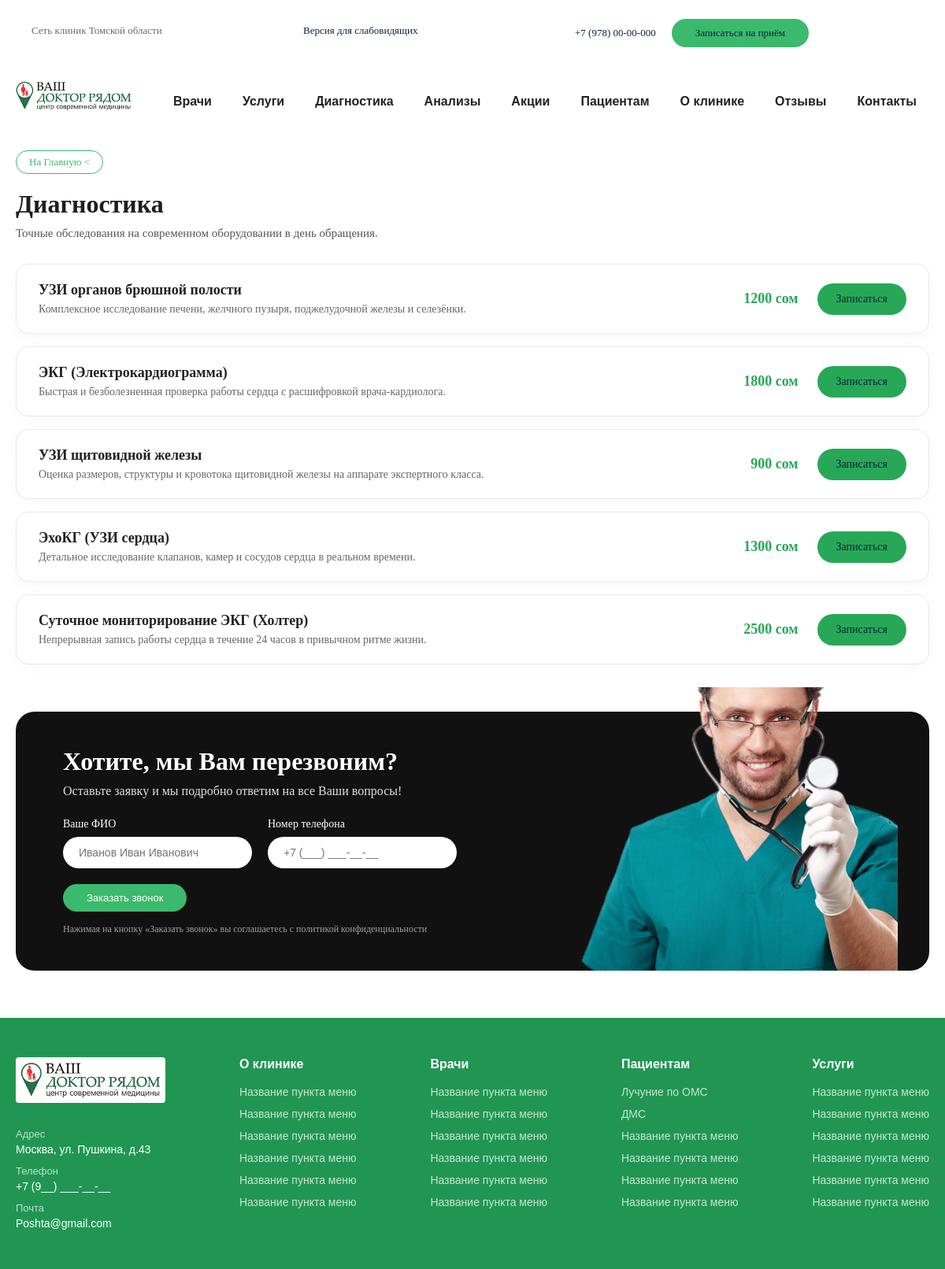
Page /diagnostic/ on the committed database.
### pages/models.py (models this page shows, shortened)
class ServiceItem(models.Model):
    CATEGORY_CHOICES = [
        ('service', 'Услуга'),
        ('diagnostic', 'Диагностика'),
    ]
    category = models.CharField(
        max_length=20,
        choices=CATEGORY_CHOICES,
        default='service',
        verbose_name='Раздел'
    )
    name = models.CharField(max_length=200, verbose_name='Название')
    description = models.TextField(blank=True, verbose_name='Описание')
    price = models.PositiveIntegerField(verbose_name='Цена (сом)')
    class Meta:
        verbose_name = 'Услуга или диагностика'
        verbose_name_plural = 'Услуги и диагностика'

### pages/views.py (the view)
# urls.py: path('diagnostic/',views.diagnostic,name='diagnostic'),
def diagnostic(request):
    items = ServiceItem.objects.filter(category='diagnostic')
    return render(request,'diagnostics.html',{'items':items})

### templates/diagnostics.html
{% extends 'base.html' %}
{% load static %}
{% block extra_css %}
<link rel="stylesheet" href="{% static 'css/home.css' %}">
{% endblock %}
{% block content %}
<section class="catalog-section container">
    <h1>Диагностика</h1>
    <p class="catalog-subtitle">Точные обследования на современном оборудовании в день обращения.</p>
    <div class="catalog-list">
        {% for item in items %}
            <div class="catalog-row">
                <div class="catalog-row__info">
                    <h3>{{ item.name }}</h3>
                    {% if item.description %}
                        <p>{{ item.description }}</p>
                    {% endif %}
                </div>
                <div class="catalog-row__right">
                    <span class="catalog-price">{{ item.price }} сом</span>
                    <a href="{% url 'appointment_create' %}" class="btn-001">Записаться</a>
                </div>
            </div>
        {% empty %}
            <p>Обследования пока не добавлены.</p>
        {% endfor %}
    </div>
</section>
{% include 'callback_block.html' %}
{% endblock %}

### static/css/base.css (style rules this page uses)
* { margin:0; padding: 0; box-sizing: border-box; }
.container a { text-decoration: none; color: #0D233B; }

### static/css/home.css (style rules this page uses)
.container { max-width: 1140px; margin: 0 auto; padding: 0 15px; }
.catalog-section { padding: 40px 0 60px; }
.catalog-section h1 { font-size: 32px; margin: 0 0 10px; color: #1E1E1E; }
.catalog-subtitle { font-size: 15px; color: #555; margin: 0 0 30px; }
.catalog-price { font-size: 18px; font-weight: bold; color: #27A857; white-space: nowrap; }
.btn-001 { display: inline-block; background: #27A857; color: #fff; text-decoration: none; padding: 12px 24px; border-radius: 25px; font-size: 14px; white-space: nowrap; }
.catalog-list { display: flex; flex-direction: column; gap: 16px; }
.catalog-row { display: flex; justify-content: space-between; align-items: center; gap: 20px; background: #fff; border: 1px solid #EAEAEA; border-radius: 16px; padding: 22px 28px; box-shadow: 0 4px 15px rgba(0, 0, 0, 0.03); }
.catalog-row__info { max-width: 65%; }
.catalog-row__info h3 { font-size: 18px; margin: 0 0 6px; color: #222; }
.catalog-row__info p { font-size: 14px; color: #666; margin: 0; }
.catalog-row__right { display: flex; align-items: center; gap: 24px; }

### rows in the picture
ServiceItem: name "УЗИ органов брюшной полости", description "Комплексное исследование печени, желчного пузыря, поджелудочной железы и селезёнки.", price "1200"
ServiceItem: name "ЭКГ (Электрокардиограмма)", description "Быстрая и безболезненная проверка работы сердца с расшифровкой врача-кардиолога.", price "1800"
ServiceItem: name "УЗИ щитовидной железы", description "Оценка размеров, структуры и кровотока щитовидной железы на аппарате экспертного класса.", price "900"
ServiceItem: name "ЭхоКГ (УЗИ сердца)", description "Детальное исследование клапанов, камер и сосудов сердца в реальном времени.", price "1300"
ServiceItem: name "Суточное мониторирование ЭКГ (Холтер)", description "Непрерывная запись работы сердца в течение 24 часов в привычном ритме жизни.", price "2500"
